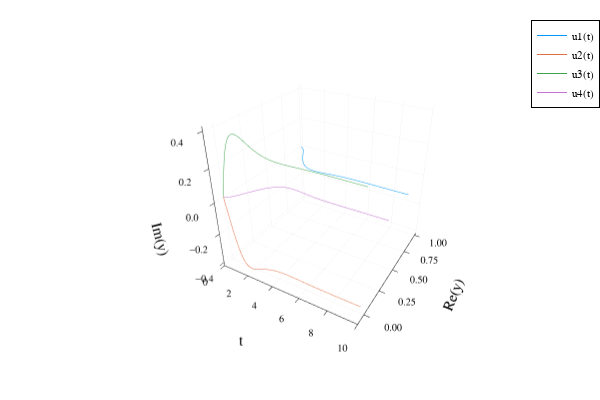

Notebook code cell kept with this figure:
### Markdown cell above
#### Time-dependent problem ####
However, we can also solve it as a time-dependent problem.

### Code cell
ρ2₀=[1.0+0.0im,0.0+0.0im,0.0+0.0im,0.0+0.0im]
tspan = (0.0,10.0)
probLiouville = ODEProblem(Liouville!,ρ2₀,tspan,p)
sol = solve(probLiouville)
plot(sol)

### Figure 1 — Plotly figure (JSON) as saved in the notebook; plotly's stock layout.template omitted (floating-point values rounded to 4 significant figures; data arrays with more than 128 entries replaced by an {"elided": "..."} marker saying what was removed)
{"data": [{"colorbar": {"title": ""}, "legendgroup": "u1(t)", "line": {"color": "rgba(0, 154, 250, 1.000)", "dash": "solid", "shape": "linear", "width": 1}, "mode": "lines", "name": "u1(t)", "scene": "scene", "showlegend": true, "type": "scatter3d", "x": {"elided": "1000 float values"}, "xaxis": "x", "y": {"elided": "1000 float values"}, "yaxis": "y", "z": {"elided": "1000 int values"}, "zaxis": "z", "zmax": null, "zmin": null}, {"colorbar": {"title": ""}, "legendgroup": "u2(t)", "line": {"color": "rgba(227, 111, 71, 1.000)", "dash": "solid", "shape": "linear", "width": 1}, "mode": "lines", "name": "u2(t)", "scene": "scene", "showlegend": true, "type": "scatter3d", "x": {"elided": "1000 float values"}, "xaxis": "x", "y": {"elided": "1000 float values"}, "yaxis": "y", "z": {"elided": "1000 float values"}, "zaxis": "z", "zmax": null, "zmin": null}, {"colorbar": {"title": ""}, "legendgroup": "u3(t)", "line": {"color": "rgba(62, 164, 78, 1.000)", "dash": "solid", "shape": "linear", "width": 1}, "mode": "lines", "name": "u3(t)", "scene": "scene", "showlegend": true, "type": "scatter3d", "x": {"elided": "1000 float values"}, "xaxis": "x", "y": {"elided": "1000 float values"}, "yaxis": "y", "z": {"elided": "1000 float values"}, "zaxis": "z", "zmax": null, "zmin": null}, {"colorbar": {"title": ""}, "legendgroup": "u4(t)", "line": {"color": "rgba(195, 113, 210, 1.000)", "dash": "solid", "shape": "linear", "width": 1}, "mode": "lines", "name": "u4(t)", "scene": "scene", "showlegend": true, "type": "scatter3d", "x": {"elided": "1000 float values"}, "xaxis": "x", "y": {"elided": "1000 float values"}, "yaxis": "y", "z": {"elided": "1000 int values"}, "zaxis": "z", "zmax": null, "zmin": null}], "layout": {"annotations": [], "height": 400, "legend": {"bgcolor": "rgba(255, 255, 255, 1.000)", "bordercolor": "rgba(0, 0, 0, 1.000)", "borderwidth": 1, "font": {"color": "rgba(0, 0, 0, 1.000)", "family": "sans-serif", "size": 11}, "title": {"font": {"color": "rgba(0, 0, 0, 1.000)", "family": "sans-serif", "size": 15}, "text": ""}, "tracegroupgap": 0, "traceorder": "normal", "x": 1, "xanchor": "auto", "y": 1, "yanchor": "auto"}, "margin": {"b": 20, "l": 0, "r": 0, "t": 20}, "paper_bgcolor": "rgba(255, 255, 255, 1.000)", "plot_bgcolor": "rgba(255, 255, 255, 1.000)", "scene": {"camera": {"eye": {"x": 1.126, "y": -1.95, "z": 1.3}}, "domain": {"x": [0.09128, 0.9934], "y": [0.07581, 0.9902]}, "xaxis": {"gridcolor": "rgba(0, 0, 0, 0.100)", "gridwidth": 0.5, "linecolor": "rgba(0, 0, 0, 1.000)", "mirror": false, "range": [0, 10], "showgrid": true, "showline": true, "showticklabels": true, "tickangle": 0, "tickcolor": "rgb(0, 0, 0)", "tickfont": {"color": "rgba(0, 0, 0, 1.000)", "family": "sans-serif", "size": 11}, "tickmode": "array", "ticks": "inside", "ticktext": ["0", "2", "4", "6", "8", "10"], "tickvals": [0, 2, 4, 6, 8, 10], "title": "t", "titlefont": {"color": "rgba(0, 0, 0, 1.000)", "family": "sans-serif", "size": 15}, "type": "-", "visible": true, "zeroline": false, "zerolinecolor": "rgba(0, 0, 0, 1.000)"}, "yaxis": {"gridcolor": "rgba(0, 0, 0, 0.100)", "gridwidth": 0.5, "linecolor": "rgba(0, 0, 0, 1.000)", "mirror": false, "range": [-0.09141, 1.032], "showgrid": true, "showline": true, "showticklabels": true, "tickangle": 0, "tickcolor": "rgb(0, 0, 0)", "tickfont": {"color": "rgba(0, 0, 0, 1.000)", "family": "sans-serif", "size": 11}, "tickmode": "array", "ticks": "inside", "ticktext": ["0.00", "0.25", "0.50", "0.75", "1.00"], "tickvals": [0, 0.25, 0.5, 0.75, 1], "title": "Re(y)", "titlefont": {"color": "rgba(0, 0, 0, 1.000)", "family": "sans-serif", "size": 15}, "type": "-", "visible": true, "zeroline": false, "zerolinecolor": "rgba(0, 0, 0, 1.000)"}, "zaxis": {"gridcolor": "rgba(0, 0, 0, 0.100)", "gridwidth": 0.5, "linecolor": "rgba(0, 0, 0, 1.000)", "mirror": false, "range": [-0.4252, 0.4252], "showgrid": true, "showline": true, "showticklabels": true, "tickangle": 0, "tickcolor": "rgb(0, 0, 0)", "tickfont": {"color": "rgba(0, 0, 0, 1.000)", "family": "sans-serif", "size": 11}, "tickmode": "array", "ticks": "inside", "ticktext": ["−0.4", "−0.2", "0.0", "0.2", "0.4"], "tickvals": [-0.4, -0.2, 0, 0.2, 0.4], "title": "Im(y)", "titlefont": {"color": "rgba(0, 0, 0, 1.000)", "family": "sans-serif", "size": 15}, "type": "-", "visible": true, "zeroline": false, "zerolinecolor": "rgba(0, 0, 0, 1.000)"}}, "showlegend": true, "width": 600}}
